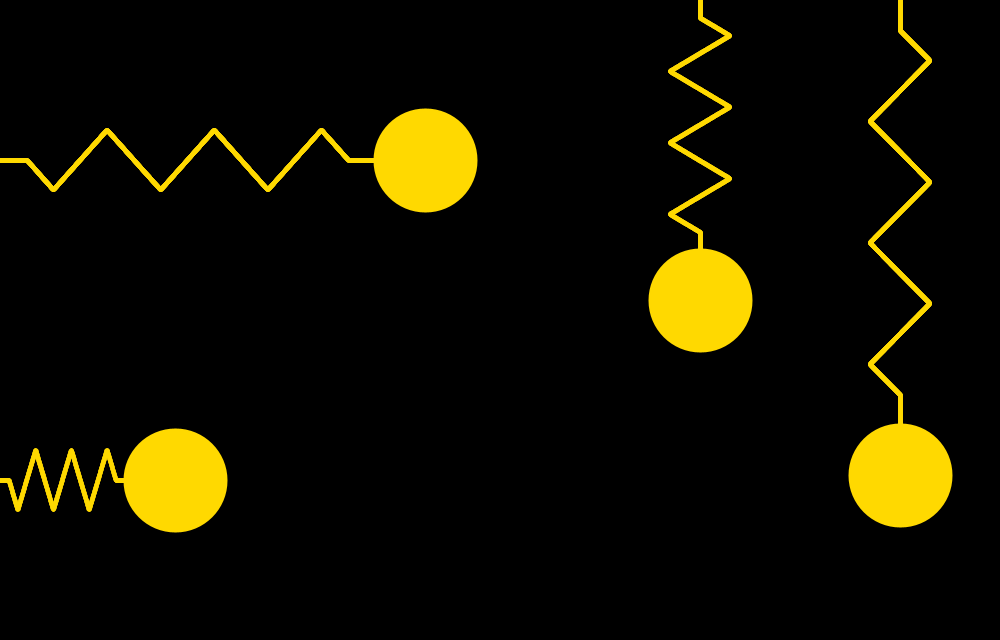
Frame 1 (no input)
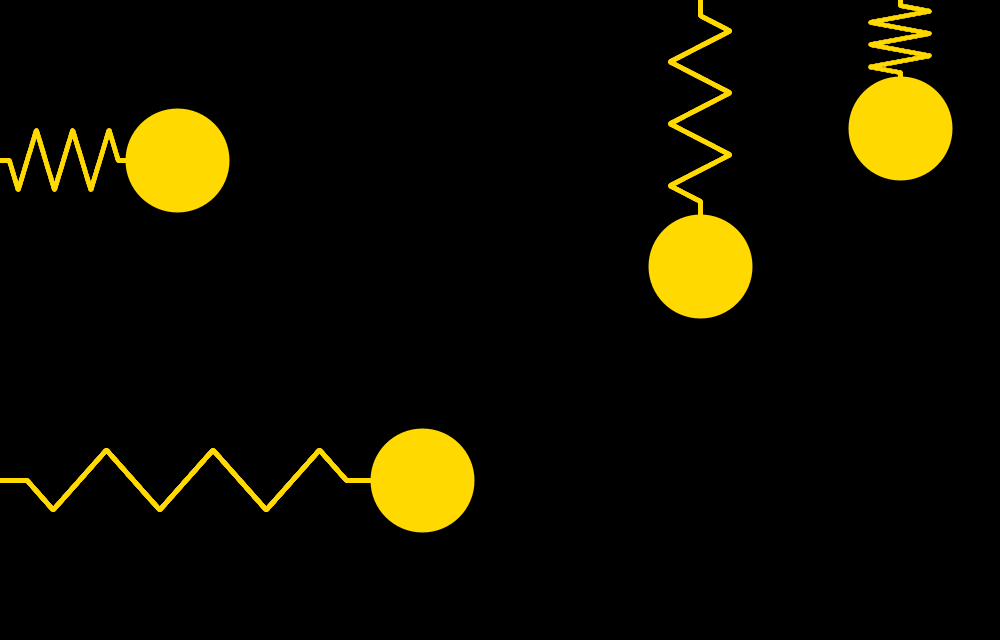
Frame 60 (the mouse pressed at the canvas centre just before this capture)
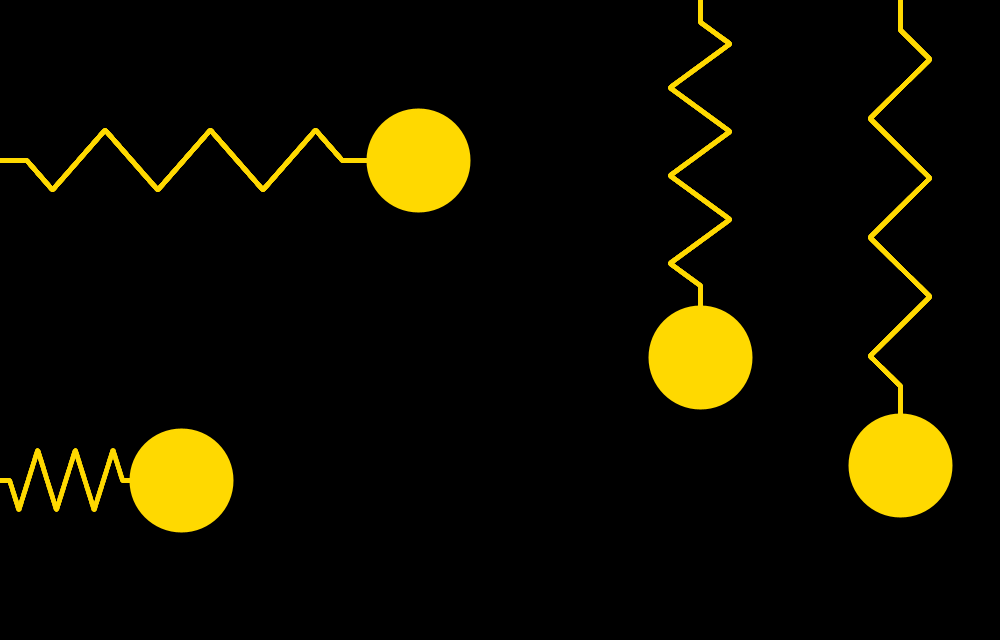
Frame 120 (the mouse held since frame 60 and released just before this capture)

The Processing sketch that drew these frames (run headless with seeded random() and noise(); from frame 60 on, the mouse is pressed at the canvas centre):

// Processing sketch: Funciones_1
// ── Funciones_1.pde

float 
largo_r = 250.0,
t = 0;
  
void setup(){

  size(1000, 640);
  translate(0, height/2);
  scale(1, -1);
  
  stroke(#FFD900);
  fill(#FFD900);
  strokeWeight(4);
}

void draw(){
  
    background(0);
    
    resorte_h(0, height / 4, largo_r*(1+0.5*cos(t)), 30);
    circle(largo_r*(1+0.5*cos(t)) + 50, height / 4, 100);
    
    resorte_h(0, 3 * height / 4, largo_r*(1+0.5*cos(t + PI)), 30);
    circle(largo_r*(1+0.5*cos(t + PI)) + 50, 3 * height / 4, 100);
    
    
    resorte_v(width - 100, 0, largo_r*(1+0.7*cos(t)),30);
    circle(width - 100, largo_r*(1+0.7*cos(t)) + 50, 100);
    
    resorte_v(width - 300, 0, largo_r*(1+0.7*cos(t + HALF_PI)), 30);
    circle(width - 300, largo_r*(1+0.7*cos(t + HALF_PI)) + 50, 100);
    t += 0.05;

}

// ── Resorte.pde

//FUNCIÓN SIGNO
float sgn( float x){

  return ( x == 0 ) ? 0 : ( abs(x) / x );

}


// FUNCIÓN ESCALON UNITARIO.
float u( float x ){ 

  return ( x == 0 ) ? 1 : 0.5 * ( sgn(x) + 1 );
  
}


// FUNCIÓN DEL RESORTE SIN ESCALAR.
float t_1( float x ){

  float t1 = 0;
  
  t1 = ( abs(x) - 0.25 ) * 
  ( u(x - 0.25) - u(x - 0.5) ) + 
  ( abs(x - 3) - 0.25 ) * 
  ( u(x - 2.5) - u(x - 3.25) );
  
  
  for (float n = 1; n <= 2; ++n){
  
    t1 += ( abs(x - n) - 0.25 ) * ( u(x - ( (2*n - 1) / (2) ) ) - u(x - ( (2*n +1) / (2) ) ) ); 
    
  }
  
  return t1;

}


// FUNCIÓN DEL RESORTE ESCALADA (AMPLITUD 1, LARGO 1).
float t_2 (float x){

  return 4 * t_1( x * 3.5);
  
}

// RESORTE HORIZONTAL.
void resorte_h(float x0, float y0, float largo, float amplitud){
  
  for (float x = x0; x <= x0 + largo; x += 0.1){
  
    float t2 = ( amplitud * t_2( (x -x0) / largo) ) + y0;
    
    point(x, t2);
  
  }
  
}
  
// RESORTE VERTICAL.
void resorte_v(float x0, float y0, float largo, float amplitud){
  
  for (float y = y0; y <= y0 + largo; y += 0.1){
  
    float t2 = ( amplitud * t_2( (y -y0) / largo) ) + x0;
    
    point(t2, y);
  
  }
  
}
